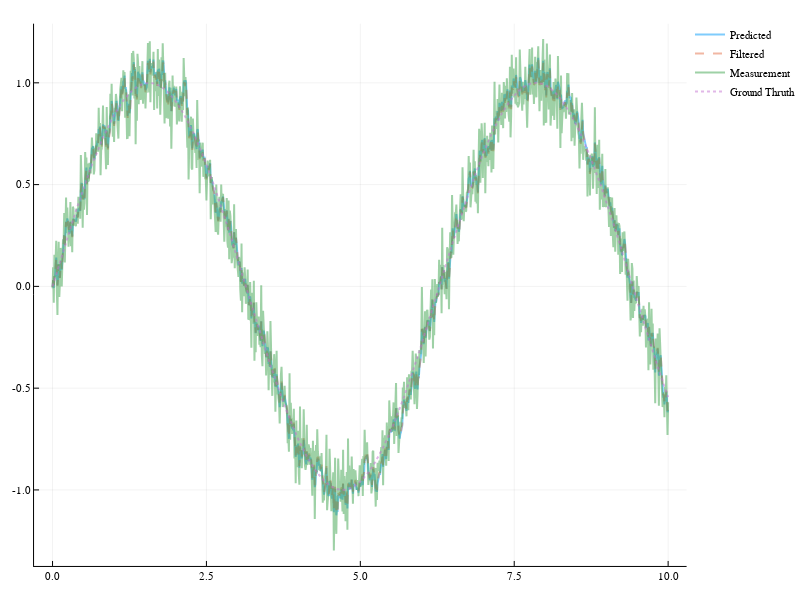

Notebook code for this chart:
### Markdown cell above
---
### Experiment: Sinus Werte mit Rauschen und Steuerungssignal

### Code cell
A = 1 # Zustandsübergangsmatrix
G = 1 # Messabbildung Matrix
Q = .2
R = 1
B = sin
x̂_0 = 0
# x̂_0 = f(1)
Σ_0 = 0.5

model = KalmanFilter.Kalman(A, Q, G, R, x̂_0, Σ_0)

y_filtered = zeros(length(x))
y_predicted = zeros(length(x))
for (index, value) in enumerate(x)
    y_cur = y_measurement[index]
    y_filtered[index] = KalmanFilter.fusion(model, y_cur).state
    y_predicted[index] = KalmanFilter.predict(model, data_scale * sin(value)).state
    #@printf "Step %4d    y_m %.3f    filtered %.3f    predicted %.3f    gain %.3f\n" index y_cur y_filtered[index] y_predicted[index] KalmanFilter.K(model)
end

plot(x, y_predicted, label = "Predicted")
plot!(x, y_filtered, label = "Filtered", linestyle=:dash)
plot!(x, y_measurement, label = "Measurement")
plot!(x, y, label = "Ground Thruth", linestyle=:dot)

### Figure 1 — Plotly figure (JSON) as saved in the notebook; plotly's stock layout.template omitted (floating-point values rounded to 4 significant figures; data arrays with more than 128 entries replaced by an {"elided": "..."} marker saying what was removed)
{"data": [{"colorbar": {"title": ""}, "hoverinfo": "text", "legendgroup": "Predicted", "line": {"color": "rgba(0, 154, 250, 0.500)", "dash": "solid", "shape": "linear", "width": 2}, "mode": "lines", "name": "Predicted", "showlegend": true, "text": {"elided": "1001 null values"}, "type": "scatter", "x": {"elided": "1001 float values"}, "xaxis": "x1", "y": {"elided": "1001 float values"}, "yaxis": "y1", "zmax": 0.1, "zmin": -0.1}, {"colorbar": {"title": ""}, "hoverinfo": "text", "legendgroup": "Filtered", "line": {"color": "rgba(227, 111, 71, 0.500)", "dash": "dash", "shape": "linear", "width": 2}, "mode": "lines", "name": "Filtered", "showlegend": true, "text": {"elided": "1001 null values"}, "type": "scatter", "x": {"elided": "1001 float values"}, "xaxis": "x1", "y": {"elided": "1001 float values"}, "yaxis": "y1", "zmax": 0.1, "zmin": -0.1}, {"colorbar": {"title": ""}, "hoverinfo": "text", "legendgroup": "Measurement", "line": {"color": "rgba(62, 164, 78, 0.500)", "dash": "solid", "shape": "linear", "width": 2}, "mode": "lines", "name": "Measurement", "showlegend": true, "text": {"elided": "1001 null values"}, "type": "scatter", "x": {"elided": "1001 float values"}, "xaxis": "x1", "y": {"elided": "1001 float values"}, "yaxis": "y1", "zmax": 0.1, "zmin": -0.1}, {"colorbar": {"title": ""}, "hoverinfo": "text", "legendgroup": "Ground Thruth", "line": {"color": "rgba(195, 113, 210, 0.500)", "dash": "dot", "shape": "linear", "width": 2}, "mode": "lines", "name": "Ground Thruth", "showlegend": true, "text": {"elided": "1001 null values"}, "type": "scatter", "x": {"elided": "1001 float values"}, "xaxis": "x1", "y": {"elided": "1001 float values"}, "yaxis": "y1", "zmax": 0.1, "zmin": -0.1}], "layout": {"annotations": [], "height": 600, "legend": {"bgcolor": "rgba(255, 255, 255, 1.000)", "bordercolor": "rgba(0, 0, 0, 1.000)", "font": {"color": "rgba(0, 0, 0, 1.000)", "family": "sans-serif", "size": 11}, "tracegroupgap": 0, "x": 1, "y": 1}, "margin": {"b": 20, "l": 0, "r": 0, "t": 20}, "paper_bgcolor": "rgba(255, 255, 255, 1.000)", "plot_bgcolor": "rgba(255, 255, 255, 1.000)", "showlegend": true, "width": 800, "xaxis": {"anchor": "y1", "domain": [0.04937, 0.9951], "gridcolor": "rgba(0, 0, 0, 0.100)", "gridwidth": 0.5, "linecolor": "rgba(0, 0, 0, 1.000)", "mirror": false, "range": [-0.3, 10.3], "showgrid": true, "showline": true, "showticklabels": true, "tickangle": 0, "tickcolor": "rgb(0, 0, 0)", "tickfont": {"color": "rgba(0, 0, 0, 1.000)", "family": "sans-serif", "size": 11}, "tickmode": "array", "ticks": "inside", "ticktext": ["0.0", "2.5", "5.0", "7.5", "10.0"], "tickvals": [0, 2.5, 5, 7.5, 10], "title": "", "titlefont": {"color": "rgba(0, 0, 0, 1.000)", "family": "sans-serif", "size": 15}, "type": "-", "visible": true, "zeroline": false, "zerolinecolor": "rgba(0, 0, 0, 1.000)"}, "yaxis": {"anchor": "x1", "domain": [0.02508, 0.9934], "gridcolor": "rgba(0, 0, 0, 0.100)", "gridwidth": 0.5, "linecolor": "rgba(0, 0, 0, 1.000)", "mirror": false, "range": [-1.373, 1.291], "showgrid": true, "showline": true, "showticklabels": true, "tickangle": 0, "tickcolor": "rgb(0, 0, 0)", "tickfont": {"color": "rgba(0, 0, 0, 1.000)", "family": "sans-serif", "size": 11}, "tickmode": "array", "ticks": "inside", "ticktext": ["-1.0", "-0.5", "0.0", "0.5", "1.0"], "tickvals": [-1, -0.5, 0, 0.5, 1], "title": "", "titlefont": {"color": "rgba(0, 0, 0, 1.000)", "family": "sans-serif", "size": 15}, "type": "-", "visible": true, "zeroline": false, "zerolinecolor": "rgba(0, 0, 0, 1.000)"}}}
